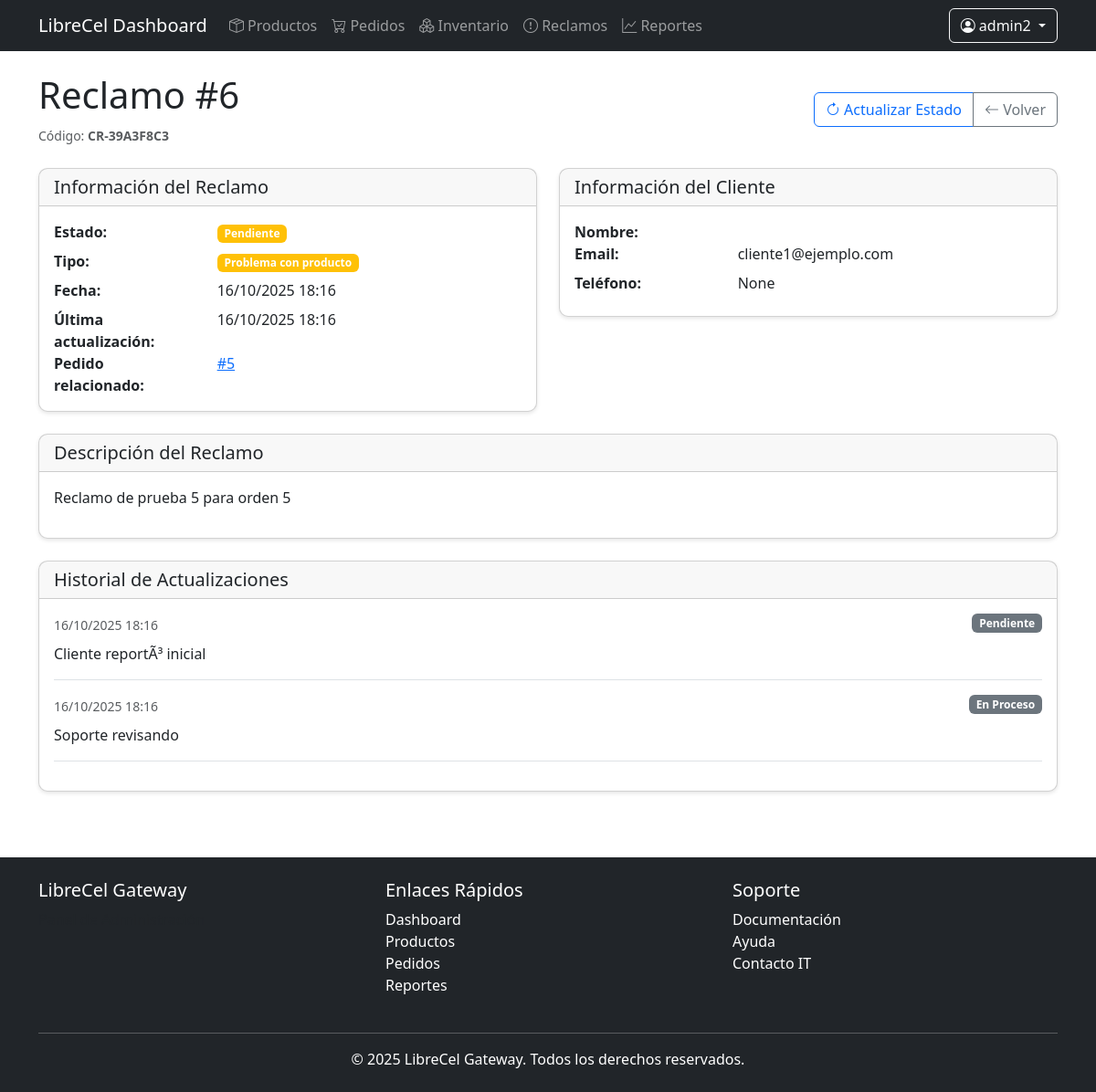
The page /dashboard/reclamos/6/ (signed in) on the database its author committed.
### accounts/models.py (models this page shows, shortened)
class CustomUser(AbstractUser):
    ROLE_CHOICES = [
        ('CUSTOMER', 'Cliente'),
        ('ADMIN', 'Administrador'),
        ('MANAGER', 'Gerente'),
        ('SALES', 'Ventas'),
        ('INVENTORY', 'Inventario'),
        ('SUPPORT', 'Soporte'),
    ]
    role = models.CharField(
        _('rol'),
        max_length=10,
        choices=ROLE_CHOICES,
        default='CUSTOMER'
    )
    profile_picture = models.URLField(blank=True)
    phone = models.CharField(_("Teléfono"), max_length=20, blank=True)
    address = models.CharField(_("Dirección"), max_length=255, blank=True)
    city = models.CharField(_("Ciudad"), max_length=100, blank=True)
    state = models.CharField(_("Estado/Provincia"), max_length=100, blank=True)
    zip_code = models.CharField(_("Código Postal"), max_length=10, blank=True)
    country = models.CharField(_("País"), max_length=100, blank=True)
    class Meta:
        verbose_name = _('usuario')
        verbose_name_plural = _('usuarios')

### storefront/models.py (models this page shows, shortened)
class Claim(models.Model):
    STATUS_CHOICES = [
        ('pending', 'Pendiente'),
        ('in_progress', 'En Proceso'),
        ('resolved', 'Resuelto'),
        ('rejected', 'Rechazado'),
    ]
    TYPE_CHOICES = [
        ('product_issue', 'Problema con producto'),
        ('shipping_issue', 'Problema de envío'),
        ('wrong_product', 'Producto equivocado'),
        ('other', 'Otro'),
    ]
    order = models.ForeignKey(Order, related_name='claims', on_delete=models.CASCADE)
    user = models.ForeignKey(User, on_delete=models.CASCADE)
    code = models.CharField(max_length=32, unique=True, blank=True, null=True)
    type = models.CharField(max_length=20, choices=TYPE_CHOICES)
    description = models.TextField()
    status = models.CharField(max_length=20, choices=STATUS_CHOICES, default='pending')
    created_at = models.DateTimeField(auto_now_add=True)
    updated_at = models.DateTimeField(auto_now=True)
    resolution_notes = models.TextField(blank=True)

class Order(models.Model):
    STATUS_CHOICES = [
        ('pending', 'Pendiente'),
        ('processing', 'En Proceso'),
        ('shipped', 'Enviado'),
        ('delivered', 'Entregado'),
        ('cancelled', 'Cancelado'),
    ]
    PAYMENT_METHOD_CHOICES = [
        ('credit_card', 'Tarjeta de Crédito'),
        ('debit_card', 'Tarjeta de Débito'),
        ('transfer', 'Transferencia Bancaria'),
        ('cash', 'Efectivo'),
    ]
    user = models.ForeignKey(User, on_delete=models.CASCADE)
    created_at = models.DateTimeField(auto_now_add=True)
    updated_at = models.DateTimeField(auto_now=True)
    status = models.CharField(max_length=20, choices=STATUS_CHOICES, default='pending')
    payment_method = models.CharField(max_length=20, choices=PAYMENT_METHOD_CHOICES)
    shipping_address = models.CharField(max_length=200, blank=True, null=True)
    shipping_city = models.CharField(max_length=100, blank=True, null=True)
    shipping_state = models.CharField(max_length=100, blank=True, null=True)
    shipping_postal_code = models.CharField(max_length=10, blank=True, null=True)
    shipping_phone = models.CharField(max_length=20, blank=True, null=True)
    total = models.DecimalField(max_digits=10, decimal_places=2, default=0)
    external_sale_id = models.CharField(max_length=100, blank=True, null=True, help_text="ID de la venta en el microservicio de Ventas")
    tax = models.DecimalField(max_digits=10, decimal_places=2, default=0)
    discount = models.DecimalField(max_digits=10, decimal_places=2, default=0)
    notes = models.TextField(blank=True)

class ClaimUpdate(models.Model):
    claim = models.ForeignKey(Claim, related_name='updates', on_delete=models.CASCADE)
    user = models.ForeignKey(User, on_delete=models.CASCADE)
    status = models.CharField(max_length=20, choices=Claim.STATUS_CHOICES)
    comment = models.TextField()
    created_at = models.DateTimeField(auto_now_add=True)

### dashboard/decorators.py (the view)
    def wrap(request, *args, **kwargs):
        if request.user.is_staff:
            return function(request, *args, **kwargs)
        raise PermissionDenied

### dashboard/views.py (called while the page is built)
def has_role_permission(user, required_permission):
    if user.is_superuser:  # Los superusuarios tienen todos los permisos
        return True
    user_role = user.get_role_display().lower() if hasattr(user, 'get_role_display') else ''
    if user_role == 'admin':
        return True
    return required_permission in ROLES.get(user_role, [])

@login_required
@staff_required
def claim_detail(request, pk):
    if not has_role_permission(request.user, 'view_claims'):
        raise PermissionDenied
    claim = get_object_or_404(Claim, pk=pk)
    return render(request, 'dashboard/claims/detail.html', {
        'claim': claim,
        'can_edit': has_role_permission(request.user, 'edit_claims')
    })

### templates/dashboard/claims/detail.html (shortened to what this page needs)
{% extends "dashboard/base.html" %}
{% load static %}
{% block content %}
<div class="container">
    <div class="d-flex justify-content-between align-items-center mb-4">
        <div>
            <h1>Reclamo #{{ claim.id }}</h1>
            <small class="text-muted">Código: <strong>{{ claim.code }}</strong></small>
        </div>
        <div class="btn-group">
            {% if perms.storefront.change_claim %}
            <button type="button"
                    class="btn btn-outline-primary"
                    onclick="updateClaimStatus({{ claim.id }})">
                <i class="bi bi-arrow-clockwise"></i> Actualizar Estado
            </button>
            {% endif %}
            <a href="{% url 'dashboard:claims_list' %}" class="btn btn-outline-secondary">
                <i class="bi bi-arrow-left"></i> Volver
            </a>
        </div>
    </div>
    <div class="row">
        <div class="col-md-6 mb-4">
            <div class="card dashboard-card">
                <div class="card-header">
                    <h5 class="card-title mb-0">Información del Reclamo</h5>
                </div>
                <div class="card-body">
                    <dl class="row mb-0">
                        <dt class="col-sm-4">Estado:</dt>
                        <dd class="col-sm-8">
                            {% if claim.status == 'pending' %}
                            <span class="badge bg-warning">Pendiente</span>
                            {% elif claim.status == 'in_progress' %}
                            <span class="badge bg-info">En Proceso</span>
                            {% elif claim.status == 'resolved' %}
                            <span class="badge bg-success">Resuelto</span>
                            {% elif claim.status == 'rejected' %}
                            <span class="badge bg-danger">Rechazado</span>
                            {% endif %}
                        </dd>
                        <dt class="col-sm-4">Tipo:</dt>
                        <dd class="col-sm-8">
                            {% if claim.type == 'product_issue' %}
                            <span class="badge bg-warning">Problema con producto</span>
                            {% elif claim.type == 'shipping_issue' %}
                            <span class="badge bg-info">Problema de envío</span>
                            {% elif claim.type == 'wrong_product' %}
                            <span class="badge bg-danger">Producto equivocado</span>
                            {% elif claim.type == 'other' %}
                            <span class="badge bg-secondary">Otro</span>
                            {% endif %}
                        </dd>
                        <dt class="col-sm-4">Fecha:</dt>
                        <dd class="col-sm-8">{{ claim.created_at|date:"d/m/Y H:i" }}</dd>
                        <dt class="col-sm-4">Última actualización:</dt>
                        <dd class="col-sm-8">{{ claim.updated_at|date:"d/m/Y H:i" }}</dd>
                        <dt class="col-sm-4">Pedido relacionado:</dt>
                        <dd class="col-sm-8">
                            <a href="{% url 'dashboard:order_detail' claim.order.id %}">
                                #{{ claim.order.id }}
                            </a>
                        </dd>
                    </dl>
                </div>
            </div>
        </div>
        <div class="col-md-6 mb-4">
            <div class="card dashboard-card">
                <div class="card-header">
                    <h5 class="card-title mb-0">Información del Cliente</h5>
                </div>
                <div class="card-body">
                    <dl class="row mb-0">
                        <dt class="col-sm-4">Nombre:</dt>
                        <dd class="col-sm-8">{{ claim.order.user.get_full_name }}</dd>
                        <dt class="col-sm-4">Email:</dt>
                        <dd class="col-sm-8">{{ claim.order.user.email }}</dd>
                        <dt class="col-sm-4">Teléfono:</dt>
                        <dd class="col-sm-8">{{ claim.order.shipping_phone }}</dd>
                    </dl>
                </div>
            </div>
        </div>
    </div>
    <div class="card dashboard-card mb-4">
        <div class="card-header">
            <h5 class="card-title mb-0">Descripción del Reclamo</h5>
        </div>
        <div class="card-body">
            <p class="mb-0">{{ claim.description|linebreaks }}</p>
        </div>
    </div>
    <div class="card dashboard-card">
        <div class="card-header">
            <h5 class="card-title mb-0">Historial de Actualizaciones</h5>
        </div>
        <div class="card-body">
            {% for update in claim.updates.all %}
            <div class="border-bottom mb-3 pb-3">
                <div class="d-flex justify-content-between align-items-start">
                    <div>
                        <small class="text-muted">{{ update.created_at|date:"d/m/Y H:i" }}</small>
                    </div>
                    <span class="badge bg-secondary">{{ update.get_status_display }}</span>
                </div>
                <p class="mb-0 mt-2">{{ update.comment }}</p>
            </div>
            {% empty %}
            <p class="text-muted mb-0">No hay actualizaciones registradas.</p>
            {% endfor %}
        </div>
    </div>
</div>
{% endblock %}

### templates/dashboard/base.html (shortened to what this page needs)
{% load django_bootstrap5 %}
{% load static %}
<!DOCTYPE html>
<html lang="es">
<head>
    {% bootstrap_css %}
    <link rel="stylesheet" href="https://cdn.jsdelivr.net/npm/bootstrap-icons@1.11.1/font/bootstrap-icons.css">
    <link rel="stylesheet" href="{% static 'css/dashboard.css' %}">
</head>
<body>
    <nav class="navbar navbar-expand-lg navbar-dark bg-dark">
        <div class="container">
            <a class="navbar-brand" href="{% url 'dashboard:home' %}">LibreCel Dashboard</a>
            <div class="collapse navbar-collapse" id="navbarNav">
                <ul class="navbar-nav me-auto mb-2 mb-lg-0">
                    {% if user.is_staff %}
                    <li class="nav-item">
                        <a class="nav-link" href="{% url 'dashboard:product_list' %}">
                            <i class="bi bi-box-seam"></i> Productos
                        </a>
                    </li>
                    <li class="nav-item">
                        <a class="nav-link" href="{% url 'dashboard:order_list' %}">
                            <i class="bi bi-cart-check"></i> Pedidos
                        </a>
                    </li>
                    <li class="nav-item">
                        <a class="nav-link" href="{% url 'dashboard:inventory_list' %}">
                            <i class="bi bi-boxes"></i> Inventario
                        </a>
                    </li>
                    <li class="nav-item">
                        <a class="nav-link" href="{% url 'dashboard:claims_list' %}">
                            <i class="bi bi-exclamation-circle"></i> Reclamos
                        </a>
                    </li>
                    <li class="nav-item">
                        <a class="nav-link" href="{% url 'dashboard:reports' %}">
                            <i class="bi bi-graph-up"></i> Reportes
                        </a>
                    </li>
                    {% endif %}
                </ul>
                <div class="d-flex align-items-center">
                    <div class="dropdown">
                        <button class="btn btn-outline-light dropdown-toggle" type="button"
                                data-bs-toggle="dropdown" aria-expanded="false">
                            <i class="bi bi-person-circle"></i> {{ user.username }}
                        </button>
                    </div>
                </div>
            </div>
        </div>
    </nav>
    <main class="py-4">
        {% block content %}{% endblock %}
    </main>
    <footer class="footer bg-dark text-white mt-5 py-4">
        <div class="container">
            <div class="row">
                <div class="col-md-4">
                    <h5>LibreCel Gateway</h5>
                    <p class="text-muted">Panel de Administración</p>
                </div>
                <div class="col-md-4">
                    <h5>Enlaces Rápidos</h5>
                    <ul class="list-unstyled">
                        <li><a href="{% url 'dashboard:home' %}" class="text-white">Dashboard</a></li>
                        <li><a href="{% url 'dashboard:product_list' %}" class="text-white">Productos</a></li>
                        <li><a href="{% url 'dashboard:order_list' %}" class="text-white">Pedidos</a></li>
                        <li><a href="{% url 'dashboard:reports' %}" class="text-white">Reportes</a></li>
                    </ul>
                </div>
                <div class="col-md-4">
                    <h5>Soporte</h5>
                    <ul class="list-unstyled">
                        <li><a href="#" class="text-white">Documentación</a></li>
                        <li><a href="#" class="text-white">Ayuda</a></li>
                        <li><a href="#" class="text-white">Contacto IT</a></li>
                    </ul>
                </div>
            </div>
            <hr class="mt-4">
            <div class="text-center">
                <p class="mb-0">© 2025 LibreCel Gateway. Todos los derechos reservados.</p>
            </div>
        </div>
    </footer>
</body>
</html>

### static/css/dashboard.css (style rules this page uses)
.dashboard-card { border-radius: 10px; box-shadow: 0 2px 4px rgba(0,0,0,0.1); transition: transform 0.2s; }
.footer { background-color: #343a40; }
.footer a { color: rgba(255,255,255,0.8); text-decoration: none; }

### rows shown on the page
CustomUser: username "admin2"
Claim: id "6", code "CR-39A3F8C3", created_at "16/10/2025 18:16", updated_at "16/10/2025 18:16", order.id "5", order.user.email "cliente1@ejemplo.com", order.shipping_phone "None", description "Reclamo de prueba 5 para orden 5"
ClaimUpdate: created_at "16/10/2025 18:16", status "Pendiente", comment "Cliente reportÃ³ inicial"
ClaimUpdate: created_at "16/10/2025 18:16", status "En Proceso", comment "Soporte revisando"
